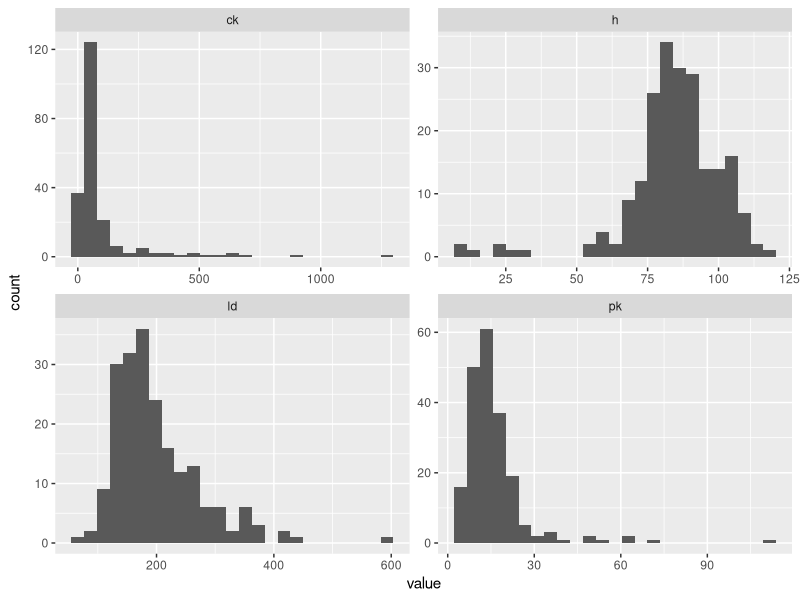
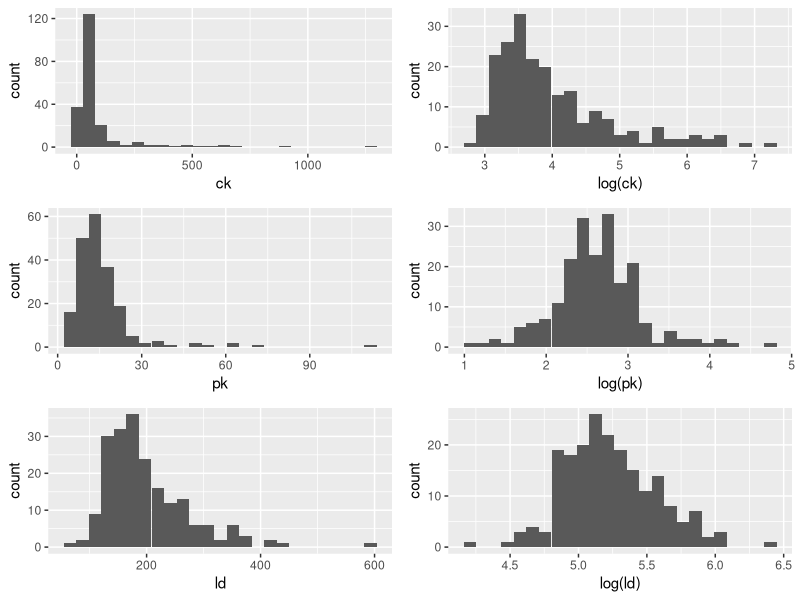
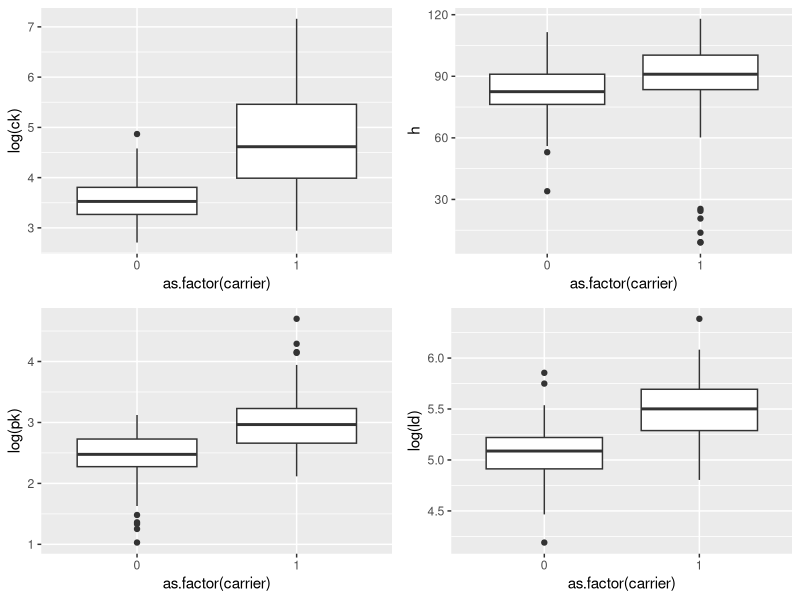

Recreate these plots in R, in order.
## ---- chunk 1
knitr::opts_chunk$set(echo = TRUE, message = FALSE, warning = FALSE, cache=TRUE)
## ---- chunk 2
library(tidyverse)
dmd <- read_csv("dmd.csv")
## ---- chunk 3
mean(dmd$ld, na.rm = TRUE)
## ---- chunk 4
dmd %>%
  gather(marker, value, ck:ld) %>%
  ggplot(aes(value)) +
  geom_histogram(bins = 25) +
  facet_wrap(~marker, scales = "free")
## ---- chunk 5
library(gridExtra)

p1 <- dmd %>%
  ggplot(aes(ck)) +
  geom_histogram(bins = 25)

p2 <- dmd %>%
  ggplot(aes(log(ck))) +
  geom_histogram(bins = 25)

p3 <- dmd %>%
  ggplot(aes(pk)) +
  geom_histogram(bins = 25)

p4 <- dmd %>%
  ggplot(aes(log(pk))) +
  geom_histogram(bins = 25)

p5 <- dmd %>%
  ggplot(aes(ld)) +
  geom_histogram(bins = 25)

p6 <- dmd %>%
  ggplot(aes(log(ld))) +
  geom_histogram(bins = 25)

grid.arrange(p1,p2,p3,p4,p5,p6, ncol = 2)
## ---- chunk 6
p1 <- dmd %>%
  ggplot(aes(as.factor(carrier), log(ck))) +
  geom_boxplot()

p2 <- dmd %>%
  ggplot(aes(as.factor(carrier), h)) +
  geom_boxplot()

p3 <- dmd %>%
  ggplot(aes(as.factor(carrier), log(pk))) +
  geom_boxplot()

p4 <- dmd %>%
  ggplot(aes(as.factor(carrier), log(ld))) +
  geom_boxplot()

grid.arrange(p1,p2,p3,p4, ncol = 2)
## ---- chunk 7
fit <- glm(carrier ~ log(ck) + h + log(pk) + log(ld), data = dmd, family= "binomial")
summary(fit)
## ---- chunk 8
round(exp(fit$coefficients), 4)
